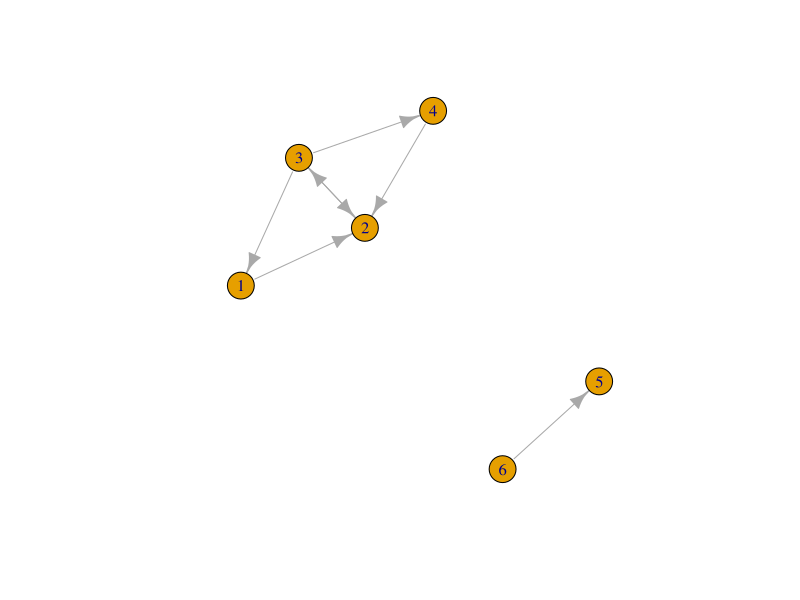

Write the R code that produced this figure.
## ---- chunk 1
library(tidyverse)
library(tidygraph)
library(ggraph)
red_p <- igraph::graph(c(1,2,3,1,2,3,3,2,3,4,4,2,6,5))
plot(red_p)
## ---- chunk 2
A <- igraph::get.adjacency(red_p) %>% as.matrix
A
## ---- chunk 3
M_1 <- A / apply(A, 1, sum)
M_1
## ---- chunk 4
M_1[5, ] <- 0
M_1
## ---- chunk 5
M <- 0.9 * M_1 + 0.1/6
M
## ---- chunk 6
M[5, ] <- 1/6
M %>% round(3)
## ---- chunk 7
v <- rep(1/6, 6)
t(M) %*% v
## ---- chunk 8
for(i in 1:20){
  v <- t(M) %*% v
}
v
## ---- chunk 9
# M = A_red + A_salida + A_callejon
A_red <- 0.9 * M_1
A_salida <- matrix( 0.1 * 1/6, nrow = 6, ncol = 6)
A_salida[5, ] <- 0
A_callejon <- matrix(0, nrow = 6, ncol = 6)
A_callejon[5, ] <- 1/6
## ---- chunk 10
A_red %>% round(3)
A_salida %>% round(3)
A_callejon %>% round(3)
## ---- chunk 11
M %>% round(3)
(A_red + A_salida + A_callejon) %>% round(3)
## ---- chunk 12
v <- c(1,2,3,4,5,6) / sum(1:6)
t(A_red) %*% v
t(A_salida) %*% v
t(A_callejon) %*% v
## ---- chunk 13
# esta multiplicacion NO la queremos hacer
w <- t(M) %*% v
w
## ---- chunk 14
sum(w)
## ---- chunk 15
w_1 = t(A_red) %*% v
w_1
## ---- chunk 16
constante <- (1-sum(w_1))/6
w <- w_1 + constante
w
## ---- chunk 17
t(M) %*% v
